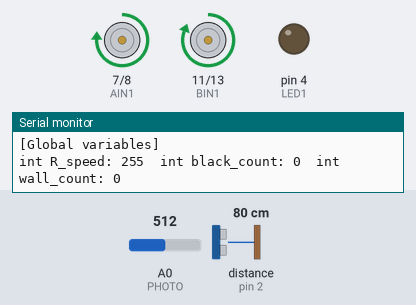
A sketch run on a simulated Arduino Uno, built with avr-gcc and run on an emulated ATmega328P. On the bench: motor-driver pin pairs drawn as motors (green arrow = first pin HIGH = forward, orange = second pin HIGH = backward, longer = more drive, scaled by the enable pin), output pins drawn as LEDs (lit = HIGH), the last lines printed to the serial monitor. Wiring (inferred from the names in the program): ultrasonic range finder: trigger pin 3; echo pin 2. Dashed ring = blinking. The test bench sets the inputs (shaded band); at power-on: distance to the obstacle (sensor on pin 2) 80 cm, A0 (PHOTO) = 512. The echo pulse lasts 58.3 µs per cm; pins used as bus, display or sensor lines are not drawn.

Above: at 1.2 s.
1.3 s: distance to the obstacle (sensor on pin 2) set to 48 cm
2.8 s: distance to the obstacle (sensor on pin 2) set to 42 cm
At 4.1 s:
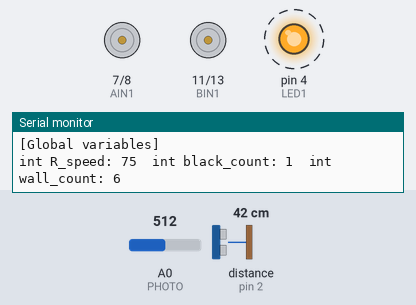
Timing chart, 0 to 11.8 s (numbered marks = the images above; inputs shaded):
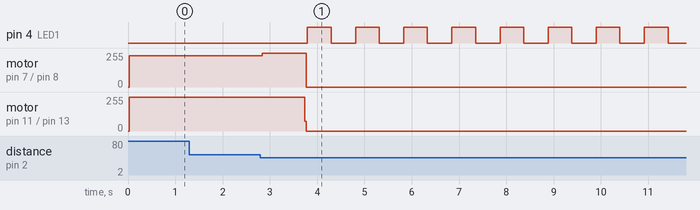

Measured:
- the behaviour switches between 46 and 45 cm on distance to the obstacle (sensor on pin 2) (found by bisection; images 0 and 1)
- after the input at 1.3 s, every drawn part: stays the same
- after the input at 2.8 s, pin 4 (LED1): alternates HIGH for 0.50 s and LOW for 0.52 s, starting after 0.99 s; motor on pin 7 (AIN1) / pin 8 (AIN2): forward 235/255 → forward 255/255 at once, → stopped 0.93 s later; motor on pin 11 (BIN1) / pin 13 (BIN2): forward 255/255 → stopped after 0.94 s

The sketch:

mid.ino
```cpp
/*0: Sチキ，1: Lチキ*/
int MODE = 1;

/*Sチキ→0: 直進，1: 成功*/
/*Lチキ→0: 直進，1: カーブ前半，2: カーブ後半，3: 最後の直進．4: 成功*/
int PHASE = 0;

const int TEMPERATURE = 20;
const double SPEED_OF_SOUND = 331.5 + 0.6 * TEMPERATURE;

/*距離関連パラメータ*/
const int S_DISTANCE = 70;	// Sチキでの壁との目標距離[mm]
const int L_DISTANCE = 450; // Lチキでの曲がり始め時の壁までの距離[mm]
const int WALL_TIMES = 5;	// 壁検知の基準回数（この回数だけ基準値を下回ったら停止）

/*黒線関連パラメータ*/
const int BLACK_VALUE = 500; // 黒線検知の輝度基準値 //TODO : 値の変更
const int BLACK_TIMES = 1;	 // 黒線検知の基準回数（この回数だけ基準値を下回ったら停止）

/*超音波センサ（前）*/
const int ECHO_F = 2;
const int TRIG_F = 3;

/*超音波センサ（側面）*/
const int ECHO_S = 0;
const int TRIG_S = 1;

/*LED*/
const int LED1 = 4;

/*モータドライバ*/
/*A: 左タイヤ，B: 右タイヤ*/
const int AIN1 = 7;
const int AIN2 = 8;
const int BIN1 = 11;
const int BIN2 = 13;
const int PWMA = 9;
const int PWMB = 10;

/*DIPスイッチ*/
const int DIPS = 12;

/*フォトリフレクタ*/
const int PHOTO = A0;

/*ステッピングモータ*/

/*グローバル変数*/
int curve_flag = 0;	 // カーブの前半後半を示すフラグ
int L_speed = 255;	 // カーブの際の左タイヤスピード
int R_speed = 255;	 // カーブの際の右タイヤスピード
int black_count = 0; // 黒線検知回数
int wall_count = 0;	 // 距離検知回数
// double start_angle = 0; // カーブ開始時に取得する初期角度

void setup()
{
	Serial.begin(57600);

	pinMode(ECHO_F, INPUT);
	pinMode(TRIG_F, OUTPUT);
	pinMode(ECHO_S, INPUT);
	pinMode(TRIG_S, OUTPUT);

	pinMode(AIN1, OUTPUT);
	pinMode(AIN2, OUTPUT);
	pinMode(BIN1, OUTPUT);
	pinMode(BIN2, OUTPUT);
	pinMode(PWMA, OUTPUT);
	pinMode(PWMB, OUTPUT);

	pinMode(LED1, OUTPUT);

	pinMode(DIPS, INPUT);

	//MODE = digitalRead(DIPS); // DIPスイッチからモード取得

	digitalWrite(LED1, LOW); // LEDをオフで初期化

	Report("Setup has finished.");
}

void loop()
{
	/*直進チキンレース*/
	if (MODE == 0)
	{
		switch (PHASE)
		{
		case 0:
		{
			/*壁に近づくまで直進*/
			if (getDistance(TRIG_F, ECHO_F) > S_DISTANCE)
			{
				goStraight();
			}
			else
			{
				wall_count++;

				/*指定回数だけ壁を検知したら停止*/
				if (wall_count > WALL_TIMES)
				{
					PHASE = 1;		// 停止フェーズへ
					setSpeed(0, 0); // ブレーキ
					Report("Phase 0 has finished.");
				}
			}
			break;
		}
		case 1:
		{
			success(); // 成功後の処理を繰り返す
			Report("Mission completed.");
			break;
		}
		}
	}
	/*Lチキンレース*/
	else
	{
		switch (PHASE)
		{
		/*直進フェーズ*/
		case 0:
		{
			/*曲がり角まで直進*/
			if (getDistance(TRIG_F, ECHO_F) > L_DISTANCE)
			{
				goStraight();
			}
			else
			{
				// start_angle = getAngle(); // 初期角度を取得
				wall_count++;

				/*指定回数だけ壁を検知したら停止*/
				if (wall_count > WALL_TIMES)
				{
					PHASE = 1; // 停止フェーズへ
					Report("Phase 0 has finished.");
				}
			}
			break;
		}

		/*カーブフェーズ*/
		case 1:
		{
			if (hasCurved())
			{
				PHASE = 2; // 最後の直進フェーズへ
				Report("Phase 1 has finished.");
			}
			else
			{
				Curve();
        delay(5);
			}
			break;
		}

		/*最後の直進*/
		case 2:
		{
			if (getPhotoValue() >= BLACK_VALUE) // 黒線検知
			{
				black_count++;

				/*基準回数以上黒線を検知したら停止*/
				if (black_count >= BLACK_TIMES)
				{
          //delay(200);
					setSpeed(0, 0);
					PHASE = 3; // 成功フェーズへ
					Report("Phase 2 has finished.");
				}
			}
			else // 黒線検知まで直進
			{
				goStraight();
			}
			break;
		}

		/*成功*/
		case 3:
		{
			success(); // 成功後の処理を繰り返す
      Report("Phase 3 has finished.");
			break;
		}
		}
	}
}

/*成功後の処理*/
void success()
{
	digitalWrite(LED1, HIGH);
	delay(500);
	digitalWrite(LED1, LOW);
	delay(500);
}

/*両タイヤを与えられたスピード（-255~255）に設定*/
void setSpeed(int L_speed, int R_speed)
{
	if (L_speed >= 0)
	{
		digitalWrite(AIN1, HIGH);
		digitalWrite(AIN2, LOW);
		analogWrite(PWMA, L_speed);
	}
	else
	{
		digitalWrite(AIN1, LOW);
		digitalWrite(AIN2, HIGH);
		analogWrite(PWMA, -L_speed);
	}

	if (R_speed >= 0)
	{
		digitalWrite(BIN1, HIGH);
		digitalWrite(BIN2, LOW);
		analogWrite(PWMB, R_speed);
	}
	else
	{
		digitalWrite(BIN1, LOW);
		digitalWrite(BIN2, HIGH);
		analogWrite(PWMB, -R_speed);
	}
}

/*直進処理*/
void goStraight()
{
	setSpeed(235, 255);
	// TODO: 直進性
}

/*カーブの処理*/
// TODO: 要編集
void Curve()
{
	/*カーブ前半→右タイヤを減速*/
	if (curve_flag == 0)
	{
		R_speed--;
	}
	/*カーブ後半→右タイヤを加速*/
	else
	{
		R_speed++;
	}

	setSpeed(L_speed, R_speed);
}

/*カーブが終了したことを検知*/
// TODO: 要編集
bool hasCurved()
{
	if (R_speed == 75)
	{
		return true;
	}
	else
	{
		return false;
	}
}

/*フォトリフレクタの輝度を取得*/
int getPhotoValue()
{
	return analogRead(PHOTO);
}

/*現在の角度を取得*/
/*
double getAngle()
{
	//TODO : 処理内容
}
*/

/*超音波センサにより壁までの距離[mm]を計算*/
double getDistance(int trig_pin, int echo_pin)
{
	digitalWrite(trig_pin, LOW);
	delayMicroseconds(2);
	digitalWrite(trig_pin, HIGH);
	delayMicroseconds(10);
	digitalWrite(trig_pin, LOW);
	double duration = pulseIn(echo_pin, HIGH); // 往復にかかった時間が返却される[ms]

	if (duration > 0)
	{
		duration = duration / 2; // 往路にかかった時間[ms]

		// int temperature = getTemp();
		double distance = duration * SPEED_OF_SOUND * 100 / 100000;

		return distance;
	}
}

/*気温[℃]を取得*/
/*
int getTemp()
{
	int temp;
	int val = analogRead(0);
	val = map(val, 0, 1023, 0, 3300);
	temp = map(val, 100, 1750, -40, 125);

	return temp;
}
*/

/*シリアルモニタにて状況報告*/
void Report(String message)
{
	Serial.println("Report");
	Serial.print("[Message] ");
	Serial.println(message);

	Serial.print("[Mode] ");
	Serial.print(MODE);
	Serial.print("\t[Phase] ");
	Serial.print(PHASE);

	Serial.print("\n[Distance] ");
	Serial.print(getDistance(TRIG_F, ECHO_F));
	Serial.print("[mm]");

	Serial.print("\t[Brightness] ");
	Serial.print(getPhotoValue());

	/*
	Serial.print("\tDistance (side): ");
	Serial.print(getDistance(TRIG2, ECHO2));
	Serial.print("[mm]");
	*/

	/*
	Serial.print("\t[Temperature] ");
	Serial.print(getTemp());
	Serial.print("[℃]");
	*/

	Serial.println("\n[Global variables]");
	Serial.print("int R_speed: ");
	Serial.print(R_speed);
	Serial.print("\tint black_count: ");
	Serial.print(black_count);
	Serial.print("\tint wall_count: ");
	Serial.print(wall_count);
	Serial.print("\n");
}
```
